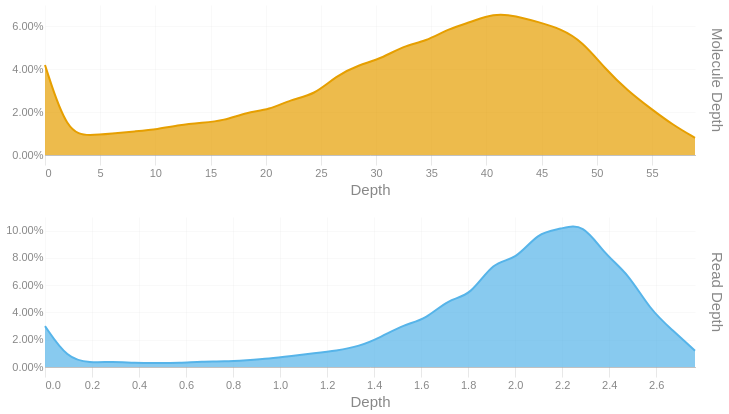

The notebook cell saved with this chart:
### Code cell
readdep = depth_hist(tb['Read Depth'], q99, 3)
readdep = readdep.with_columns(pl.lit('Read Depth').alias('Metric'))
if not SKIPLR:
    moldep = depth_hist(tb['Molecule Depth'], mol_q99, 1)
    moldep = moldep.with_columns(pl.lit('Molecule Depth').alias('Metric'))
    _hist = pl.concat([readdep, moldep])
    _hist = _hist.filter(pl.col('Proportion') != 0)
    with SafeRender(_hist):
        (
            alt.Chart(_hist)        
            .mark_area(interpolate = "basis")
            .encode(
                x=alt.X('Bin:Q').scale(domainMin=0).axis(alt.Axis(title='Depth')),
                y = alt.Y('Proportion:Q', title = None).axis(format = '.2%'),
                color = alt.Color('Metric:N').legend(None),
                row = alt.Row("Metric:N").header(title = None, labelOrient = 'right'),
                tooltip = [
                    alt.Tooltip("Metric:N", title = "Metric"),
                    alt.Tooltip('Interval:N', title = "Depth Interval"),
                    alt.Tooltip('Proportion:Q', title = "% Alignments").format('.2%')
                ]
            )
            .resolve_scale(x='independent', y='independent')
            .properties(
                height = 150, width = 650,
                usermeta={'embedOptions': {'downloadFileName': f'{samplename}.depth.hist'}}
            )
        ).display()
else:
    readdep = readdep.filter(pl.col('Proportion') != 0)
    with SafeRender(readdep):
        (
            alt.Chart(readdep)        
            .mark_area(interpolate = "basis")
            .encode(
                x=alt.X('Bin:Q').scale(domainMin=0).axis(alt.Axis(title='Depth')),
                y = alt.Y('Proportion:Q', title = None).axis(format = '.2%'),
                tooltip = [
                    alt.Tooltip('Interval:N', title = "Depth Interval"),
                    alt.Tooltip('Proportion:Q', title = "% Alignments").format('.2%')
                ]
            )
            .properties(
                usermeta={'embedOptions': {'downloadFileName': f'{samplename}.depth.hist'}}
            )
        ).display()

### Figure 1 — Vega-Lite specification as saved in the notebook (floating-point values rounded to 4 significant figures)
{"width": 650, "height": 150, "config": {"title": {"anchor": "start", "dy": -15, "fontSize": 18, "color": "#888888", "subtitleColor": "#888888", "subtitleFontSize": 14}, "arc": {"fill": "#0072B2"}, "axis": {"domainColor": "#888888", "domainWidth": 0.5, "gridWidth": 0.2, "grid": false, "titleFontWeight": 400, "titleFontSize": 15, "labelFontSize": 11, "labelColor": "#888888", "tickColor": "#888888", "tickWidth": 0.2, "titleColor": "#888888"}, "axisBand": {"grid": false}, "axisX": {"grid": true, "tickSize": 10, "domainCap": "round"}, "axisY": {"domain": false, "grid": true, "tickSize": 0, "domainCap": "round"}, "background": "transparent", "header": {"labelFontSize": 15, "labelColor": "#888888", "titleFontSize": 15, "titleFontWeight": 600, "titleColor": "#888888"}, "legend": {"labelFont": "sans-serif", "labelFontSize": 12, "labelColor": "#888888", "symbolSize": 100, "symbolType": "circle", "titleFontSize": 12, "titlePadding": 10, "titleColor": "#888888", "title": null}, "range": {"category": ["#E69F00", "#56B4E9", "#009E73", "#F0E442", "#0072B2", "#D55E00", "#CC79A7", "#000000"], "diverging": ["#cfe8f3", "#a2d4ec", "#73bfe2", "#46abdb", "#1696d2", "#12719e"]}, "area": {"fill": "#0072B2", "fillOpacity": 0.7, "line": true, "strokeOpacity": 0.7}, "line": {"color": "#0072B2", "stroke": "#0072B2", "strokeWidth": 2}, "trail": {"color": "#0072B2", "stroke": "#0072B2", "strokeWidth": 0, "size": 1}, "point": {"filled": true, "fillOpacity": 1.0, "size": 95}, "text": {"color": "#888888", "fontSize": 11, "align": "right", "fontWeight": 400, "size": 11}, "bar": {"fill": "#0072B2", "stroke": null}, "view": {"stroke": null, "continuousWidth": 660, "continuousHeight": 400}}, "data": {"name": "data-c90f2177e6de392d543aa2851ec267b0"}, "mark": {"type": "area", "interpolate": "basis"}, "encoding": {"color": {"field": "Metric", "legend": null, "type": "nominal"}, "row": {"field": "Metric", "header": {"title": null, "labelOrient": "right"}, "type": "nominal"}, "tooltip": [{"field": "Metric", "title": "Metric", "type": "nominal"}, {"field": "Interval", "title": "Depth Interval", "type": "nominal"}, {"field": "Proportion", "format": ".2%", "title": "% Alignments", "type": "quantitative"}], "x": {"axis": {"title": "Depth"}, "field": "Bin", "scale": {"domainMin": 0}, "type": "quantitative"}, "y": {"axis": {"format": ".2%"}, "field": "Proportion", "title": null, "type": "quantitative"}}, "resolve": {"scale": {"x": "independent", "y": "independent"}}, "usermeta": {"embedOptions": {"downloadFileName": "S3_Annapolis_274.depth.hist"}}, "$schema": "https://vega.github.io/schema/vega-lite/v6.1.0.json", "datasets": {"data-c90f2177e6de392d543aa2851ec267b0": [{"Bin": 0.0, "Interval": "0.0-0.095", "Proportion": 0.03, "Metric": "Read Depth"}, {"Bin": 0.095, "Interval": "0.095-0.191", "Proportion": 0.006, "Metric": "Read Depth"}, {"Bin": 0.191, "Interval": "0.191-0.286", "Proportion": 0.003, "Metric": "Read Depth"}, {"Bin": 0.286, "Interval": "0.286-0.381", "Proportion": 0.004, "Metric": "Read Depth"}, {"Bin": 0.381, "Interval": "0.381-0.477", "Proportion": 0.003, "Metric": "Read Depth"}, {"Bin": 0.477, "Interval": "0.477-0.572", "Proportion": 0.003, "Metric": "Read Depth"}, {"Bin": 0.572, "Interval": "0.572-0.667", "Proportion": 0.003, "Metric": "Read Depth"}, {"Bin": 0.667, "Interval": "0.667-0.763", "Proportion": 0.004, "Metric": "Read Depth"}, {"Bin": 0.763, "Interval": "0.763-0.858", "Proportion": 0.004, "Metric": "Read Depth"}, {"Bin": 0.858, "Interval": "0.858-0.953", "Proportion": 0.005, "Metric": "Read Depth"}, {"Bin": 0.953, "Interval": "0.953-1.049", "Proportion": 0.006, "Metric": "Read Depth"}, {"Bin": 1.049, "Interval": "1.049-1.144", "Proportion": 0.008, "Metric": "Read Depth"}, {"Bin": 1.144, "Interval": "1.144-1.239", "Proportion": 0.01, "Metric": "Read Depth"}, {"Bin": 1.239, "Interval": "1.239-1.335", "Proportion": 0.012, "Metric": "Read Depth"}, {"Bin": 1.335, "Interval": "1.335-1.43", "Proportion": 0.015, "Metric": "Read Depth"}, {"Bin": 1.43, "Interval": "1.43-1.525", "Proportion": 0.022, "Metric": "Read Depth"}, {"Bin": 1.525, "Interval": "1.525-1.621", "Proportion": 0.031, "Metric": "Read Depth"}, {"Bin": 1.621, "Interval": "1.621-1.716", "Proportion": 0.035, "Metric": "Read Depth"}, {"Bin": 1.716, "Interval": "1.716-1.811", "Proportion": 0.05, "Metric": "Read Depth"}, {"Bin": 1.811, "Interval": "1.811-1.907", "Proportion": 0.052, "Metric": "Read Depth"}, {"Bin": 1.907, "Interval": "1.907-2.002", "Proportion": 0.078, "Metric": "Read Depth"}, {"Bin": 2.002, "Interval": "2.002-2.097", "Proportion": 0.078, "Metric": "Read Depth"}, {"Bin": 2.097, "Interval": "2.097-2.193", "Proportion": 0.099, "Metric": "Read Depth"}, {"Bin": 2.193, "Interval": "2.193-2.288", "Proportion": 0.101, "Metric": "Read Depth"}, {"Bin": 2.288, "Interval": "2.288-2.383", "Proportion": 0.106, "Metric": "Read Depth"}, {"Bin": 2.383, "Interval": "2.383-2.479", "Proportion": 0.082, "Metric": "Read Depth"}, {"Bin": 2.479, "Interval": "2.479-2.574", "Proportion": 0.069, "Metric": "Read Depth"}, {"Bin": 2.574, "Interval": "2.574-2.669", "Proportion": 0.042, "Metric": "Read Depth"}, {"Bin": 2.669, "Interval": "2.669-2.765", "Proportion": 0.027, "Metric": "Read Depth"}, {"Bin": 2.765, "Interval": "2.765-2.86", "Proportion": 0.012, "Metric": "Read Depth"}, {"Bin": 0.0, "Interval": "0.0-2.0", "Proportion": 0.042, "Metric": "Molecule Depth"}, {"Bin": 2.0, "Interval": "2.0-4.1", "Proportion": 0.01, "Metric": "Molecule Depth"}, {"Bin": 4.1, "Interval": "4.1-6.1", "Proportion": 0.009, "Metric": "Molecule Depth"}, {"Bin": 6.1, "Interval": "6.1-8.1", "Proportion": 0.01, "Metric": "Molecule Depth"}, {"Bin": 8.1, "Interval": "8.1-10.2", "Proportion": 0.011, "Metric": "Molecule Depth"}, {"Bin": 10.2, "Interval": "10.2-12.2", "Proportion": 0.012, "Metric": "Molecule Depth"}, {"Bin": 12.2, "Interval": "12.2-14.2", "Proportion": 0.014, "Metric": "Molecule Depth"}, {"Bin": 14.2, "Interval": "14.2-16.2", "Proportion": 0.015, "Metric": "Molecule Depth"}, {"Bin": 16.2, "Interval": "16.2-18.3", "Proportion": 0.016, "Metric": "Molecule Depth"}, {"Bin": 18.3, "Interval": "18.3-20.3", "Proportion": 0.02, "Metric": "Molecule Depth"}, {"Bin": 20.3, "Interval": "20.3-22.3", "Proportion": 0.021, "Metric": "Molecule Depth"}, {"Bin": 22.3, "Interval": "22.3-24.4", "Proportion": 0.026, "Metric": "Molecule Depth"}, {"Bin": 24.4, "Interval": "24.4-26.4", "Proportion": 0.028, "Metric": "Molecule Depth"}, {"Bin": 26.4, "Interval": "26.4-28.4", "Proportion": 0.037, "Metric": "Molecule Depth"}, {"Bin": 28.4, "Interval": "28.4-30.5", "Proportion": 0.042, "Metric": "Molecule Depth"}, {"Bin": 30.5, "Interval": "30.5-32.5", "Proportion": 0.045, "Metric": "Molecule Depth"}, {"Bin": 32.5, "Interval": "32.5-34.5", "Proportion": 0.051, "Metric": "Molecule Depth"}, {"Bin": 34.5, "Interval": "34.5-36.6", "Proportion": 0.053, "Metric": "Molecule Depth"}, {"Bin": 36.6, "Interval": "36.6-38.6", "Proportion": 0.059, "Metric": "Molecule Depth"}, {"Bin": 38.6, "Interval": "38.6-40.6", "Proportion": 0.062, "Metric": "Molecule Depth"}, {"Bin": 40.6, "Interval": "40.6-42.7", "Proportion": 0.066, "Metric": "Molecule Depth"}, {"Bin": 42.7, "Interval": "42.7-44.7", "Proportion": 0.065, "Metric": "Molecule Depth"}, {"Bin": 44.7, "Interval": "44.7-46.7", "Proportion": 0.062, "Metric": "Molecule Depth"}, {"Bin": 46.7, "Interval": "46.7-48.7", "Proportion": 0.059, "Metric": "Molecule Depth"}, {"Bin": 48.7, "Interval": "48.7-50.8", "Proportion": 0.053, "Metric": "Molecule Depth"}, {"Bin": 50.8, "Interval": "50.8-52.8", "Proportion": 0.04, "Metric": "Molecule Depth"}, {"Bin": 52.8, "Interval": "52.8-54.8", "Proportion": 0.03, "Metric": "Molecule Depth"}, {"Bin": 54.8, "Interval": "54.8-56.9", "Proportion": 0.022, "Metric": "Molecule Depth"}, {"Bin": 56.9, "Interval": "56.9-58.9", "Proportion": 0.014, "Metric": "Molecule Depth"}, {"Bin": 58.9, "Interval": "58.9-60.93", "Proportion": 0.008, "Metric": "Molecule Depth"}]}}
